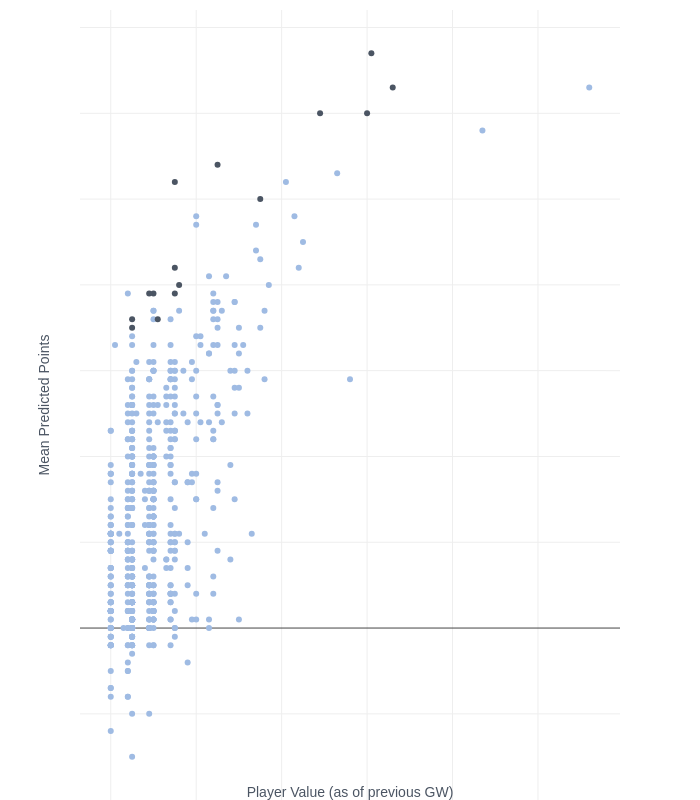

Notebook source saved alongside this figure:
### Code cell
create_value_plot(df_sel)

### Figure 1 — Plotly figure (JSON) as saved in the notebook; plotly's stock layout.template omitted (floating-point values rounded to 4 significant figures; data arrays with more than 128 entries replaced by an {"elided": "..."} marker saying what was removed)
{"data": [{"customdata": {"elided": "644x3 mixed values"}, "hovertemplate": "<b>%{customdata[0]}</b><br><br><b>Team:</b> %{customdata[1]}<br><b>Mean Predicted Points:</b> %{customdata[2]}<extra></extra>", "marker": {"color": "#9fbbe3"}, "mode": "markers", "type": "scatter", "x": {"elided": "644 int values"}, "y": {"elided": "644 float values"}}, {"customdata": [["Raya", "Arsenal", 5.2], ["Saka", "Arsenal", 6.7], ["White", "Arsenal", 5.4], ["Palmer", "Chelsea", 6.3], ["Pedro Porro", "Tottenham", 4.2], ["Romero", "Tottenham", 3.6], ["Son", "Tottenham", 6], ["Bowen", "West Ham", 5], ["Watkins", "Aston Villa", 6], ["Ndidi", "Leicester", 3.9], ["Vardy", "Leicester", 4], ["Mazraoui", "Manchester Utd", 3.5], ["Pickford", "Everton", 3.9], ["Sugawara", "Southampton", 3.6], ["Strand Larsen", "Wolves", 3.9]], "hovertemplate": "<b>%{customdata[0]}</b><br><br><b>Team:</b> %{customdata[1]}<br><b>Mean Predicted Points:</b> %{customdata[2]}<extra></extra>", "marker": {"color": "#4B5563"}, "mode": "markers", "type": "scatter", "x": [55, 101, 65, 106, 55, 51, 100, 75, 89, 50, 56, 45, 49, 45, 55], "y": [5.2, 6.7, 5.4, 6.3, 4.2, 3.6, 6, 5, 6, 3.9, 4, 3.5, 3.9, 3.6, 3.9]}], "layout": {"autosize": false, "font": {"color": "#4B5563", "family": "sans-serif"}, "height": 800, "margin": {"b": 0, "t": 10}, "paper_bgcolor": "rgba(0,0,0,0)", "plot_bgcolor": "rgba(0,0,0,0)", "showlegend": false, "width": 700, "xaxis": {"showticklabels": false, "title": {"text": "Player Value (as of previous GW)"}, "visible": true}, "yaxis": {"showticklabels": false, "title": {"text": "Mean Predicted Points"}, "visible": true}}}
